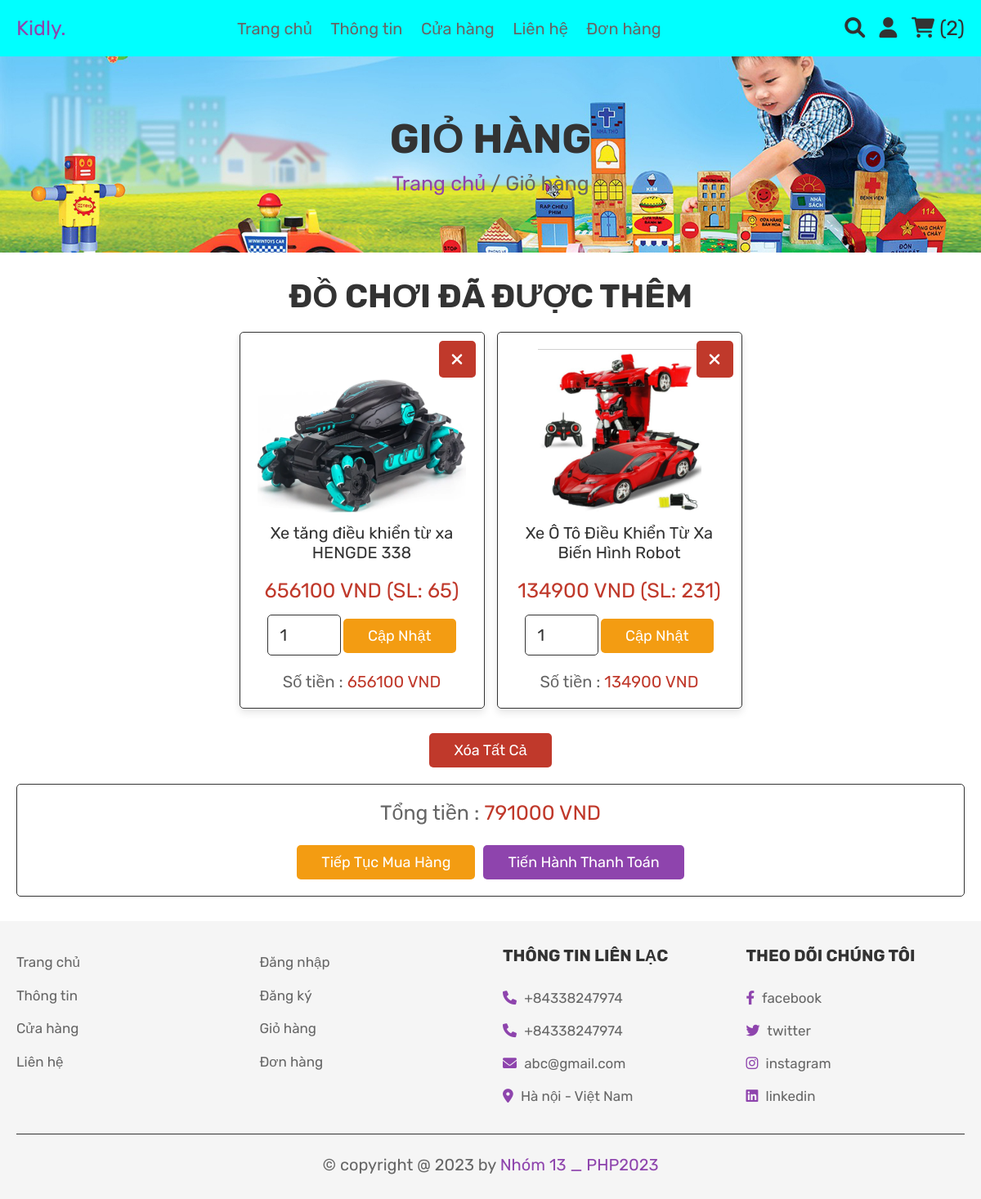
Page /cart.php (signed in) on the committed database.
### tables this page shows
CREATE TABLE `cart` (
  `id` int(100) NOT NULL,
  `user_id` int(100) NOT NULL,
  `name` varchar(100) NOT NULL,
  `price` int(100) NOT NULL,
  `quantity` int(100) NOT NULL,
  `image` varchar(100) NOT NULL
);

CREATE TABLE `products` (
  `id` int(100) NOT NULL,
  `name` varchar(100) NOT NULL,
  `author` varchar(100) NOT NULL,
  `category` varchar(100) NOT NULL,
  `price` int(100) NOT NULL,
  `discount` int(100) NOT NULL,
  `newprice` int(100) NOT NULL,
  `quantity` int(100) NOT NULL,
  `describes` varchar(100) NOT NULL,
  `image` varchar(100) NOT NULL
);

### cart.php (the view, shortened to what this page needs)
<?php
   include 'config.php';
   $user_id = $_SESSION['user_id'];
?>
<!DOCTYPE html>
<html lang="en">
<head>
   <link rel="stylesheet" href="https://cdnjs.cloudflare.com/ajax/libs/font-awesome/6.0.0/css/all.min.css">
   <link rel="stylesheet" href="css/style.css">
</head>
<body>
<?php include 'header.php'; ?>
<div class="heading">
   <h3>Giỏ hàng</h3>
   <p> <a href="home.php">Trang chủ</a> / Giỏ hàng </p>
</div>
<section class="shopping-cart">
   <h1 class="title">Đồ chơi đã được thêm</h1>
   <div class="box-container">
      <?php
         $grand_total = 0;
         $select_cart = mysqli_query($conn, "SELECT * FROM `cart` WHERE user_id = '$user_id'") or die('query failed');
         if(mysqli_num_rows($select_cart) > 0){
            while($fetch_cart = mysqli_fetch_assoc($select_cart)){
               $name_product = $fetch_cart['name'];
               $select_quantity = mysqli_query($conn, "SELECT * FROM `products` WHERE name='$name_product'");
               $fetch_quantity = mysqli_fetch_assoc($select_quantity);
      ?>
               <div class="box">
                  <a href="cart.php?delete=<?php echo $fetch_cart['id']; ?>" class="fas fa-times" onclick="return confirm('Xóa khỏi giỏ hàng?');"></a>
                  <img src="uploaded_img/<?php echo $fetch_cart['image']; ?>" alt="">
                  <div class="name"><?php echo $fetch_cart['name']; ?></div>
                  <div class="price"><?php echo $fetch_cart['price']; ?> VND (SL: <?php echo $fetch_quantity['quantity']; ?>)</div>
                  <form action="" method="post">
                     <input type="number" min="1" max="<?=$fetch_quantity['quantity']?>" name="cart_quantity" value="<?php echo $fetch_cart['quantity']; ?>">
                     <input type="submit" name="update_cart" value="Cập nhật" class="option-btn">
                  </form>
                  <div class="sub-total"> Số tiền : <span><?php echo $sub_total = ($fetch_cart['quantity'] * $fetch_quantity['newprice']); ?> VND</span> </div>
               </div>
      <?php
               $grand_total += $sub_total;
            }
         }else{
            echo '<p class="empty">Giỏ hàng của bạn trống!</p>';
         }
      ?>
   </div>
   <div style="margin-top: 2rem; text-align:center;">
      <a href="cart.php?delete_all" class="delete-btn" onclick="return confirm('Xóa tất cả giỏ hàng?');">Xóa tất cả</a>
   </div>
   <div class="cart-total">
      <p>Tổng tiền : <span><?php echo $grand_total; ?> VND</span></p>
      <div class="flex">
         <a href="shop.php" class="option-btn">Tiếp tục mua hàng</a>
         <a href="checkout.php" class="btn">Tiến hành thanh toán</a>
      </div>
   </div>
</section>
<?php include 'footer.php'; ?>
</body>
</html>

### css/style.css (style rules this page uses)
:root { --purple:#8e44ad; --red:#c0392b; --orange:#f39c12; --black:#333; --white:#fff; --light-color:#666; --light-white:#ccc; --light-bg:#f5f5f5; --border:.1rem solid var(--black); --box-shadow:0 .5rem 1rem rgba(0,0,0,.1); }
* { font-family: 'Rubik', sans-serif; margin:0; padding:0; box-sizing: border-box; outline: none; border:none; text-decoration: none; transition:all .2s linear; }
html { font-size: 62.5%; overflow-x: hidden; }
section { padding:3rem 2rem; }
.title { text-align: center; margin-bottom: 2rem; text-transform: uppercase; color:var(--black); font-size: 4rem; }
.btn, .option-btn, .delete-btn, .white-btn { display: inline-block; margin-top: 1rem; padding:1rem 3rem; cursor: pointer; color:var(--white); font-size: 1.8rem; border-radius: .5rem; text-transform: capitalize; }
.white-btn, .btn { background-color: var(--purple); }
.option-btn { background-color: var(--orange); }
.delete-btn { background-color: var(--red); }
.heading { min-height: 30vh; display: flex; flex-flow: column; align-items: center; justify-content: center; gap:1rem; background: url(../images/heading.jpg) no-repeat; background-size: cover; background-position: center; text-align: center; }
.heading h3 { font-size: 5rem; color:var(--black); text-transform: uppercase; }
.heading p { font-size: 2.5rem; color:var(--light-color); }
.heading p a { color:var(--purple); }
.shopping-cart .box-container { max-width: 1200px; margin:0 auto; display: grid; grid-template-columns: repeat(auto-fit, 30rem); align-items: center; gap:1.5rem; justify-content: center; }
.shopping-cart .box-container .box { text-align: center; padding:2rem; border-radius: .5rem; background-color: var(--white); box-shadow: var(--box-shadow); position: relative; border:var(--border); }
.shopping-cart .box-container .box .fa-times { position: absolute; top:1rem; right:1rem; height: 4.5rem; width: 4.5rem; line-height: 4.5rem; font-size: 2rem; background-color: var(--red); color:var(--white); border-radius: .5rem; }
.shopping-cart .box-container .box img { height: 20rem; }
.shopping-cart .box-container .box .name { padding:1rem 0; font-size: 2rem; color:var(--black); }
.shopping-cart .box-container .box .price { padding:1rem 0; font-size: 2.5rem; color:var(--red); }
.shopping-cart .box-container .box input[type="number"] { margin:.5rem 0; border:var(--border); border-radius: .5rem; padding:1.2rem 1.4rem; font-size: 2rem; color:var(--black); width: 9rem; }
.shopping-cart .box-container .box .sub-total { padding-top: 1.5rem; font-size: 2rem; color:var(--light-color); }
.shopping-cart .box-container .box .sub-total span { color:var(--red); }
.shopping-cart .cart-total { max-width: 1200px; margin:0 auto; border:var(--border); padding:2rem; text-align: center; margin-top: 2rem; border-radius: .5rem; }
.shopping-cart .cart-total p { font-size: 2.5rem; color:var(--light-color); }
.shopping-cart .cart-total p span { color:var(--red); }
.shopping-cart .cart-total .flex { display: flex; flex-wrap: wrap; column-gap:1rem; margin-top: 1.5rem; justify-content: center; }

### rows in the picture
cart: image (picture), name "Xe tăng điều khiển từ xa HENGDE 338", price "656100", products.quantity "65", cart_quantity "1", quantity.newprice "656100"
cart: image (picture), name "Xe Ô Tô Điều Khiển Từ Xa Biến Hình Robot", price "134900", products.quantity "231", cart_quantity "1", quantity.newprice "134900"

### other values in the picture
$cart_rows_number "2"
$grand_total "791000"
